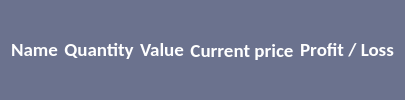
               <widget class="QFrame" name="frame_currency_titles">
                <property name="styleSheet">
                 <string notr="true">background-color: #6B728E;
border-bottom-left-radius: 0px;
border-bottom-right-radius: 0px;
color:white;</string>
                </property>
                <property name="frameShape">
                 <enum>QFrame::StyledPanel</enum>
                </property>
                <property name="frameShadow">
                 <enum>QFrame::Raised</enum>
                </property>
                <layout class="QHBoxLayout" name="horizontalLayout_11">
                 <item>
                  <widget class="QLabel" name="labelCurrencyName">
                   <property name="sizePolicy">
                    <sizepolicy hsizetype="Preferred" vsizetype="Maximum">
                     <horstretch>0</horstretch>
                     <verstretch>0</verstretch>
                    </sizepolicy>
                   </property>
                   <property name="font">
                    <font>
                     <family>Calibri</family>
                     <pointsize>14</pointsize>
                     <weight>75</weight>
                     <italic>false</italic>
                     <bold>true</bold>
                     <underline>false</underline>
                     <strikeout>false</strikeout>
                     <kerning>true</kerning>
                    </font>
                   </property>
                   <property name="text">
                    <string>Name</string>
                   </property>
                   <property name="alignment">
                    <set>Qt::AlignCenter</set>
                   </property>
                  </widget>
                 </item>
                 <item>
                  <widget class="QLabel" name="labelCurrencyQuantity">
                   <property name="sizePolicy">
                    <sizepolicy hsizetype="Preferred" vsizetype="Maximum">
                     <horstretch>0</horstretch>
                     <verstretch>0</verstretch>
                    </sizepolicy>
                   </property>
                   <property name="font">
                    <font>
                     <family>Calibri</family>
                     <pointsize>14</pointsize>
                     <weight>75</weight>
                     <italic>false</italic>
                     <bold>true</bold>
                     <underline>false</underline>
                     <strikeout>false</strikeout>
                     <kerning>true</kerning>
                    </font>
                   </property>
                   <property name="text">
                    <string>Quantity</string>
                   </property>
                   <property name="alignment">
                    <set>Qt::AlignCenter</set>
                   </property>
                  </widget>
                 </item>
                 <item>
                  <widget class="QLabel" name="labelCurrencyValue">
                   <property name="sizePolicy">
                    <sizepolicy hsizetype="Preferred" vsizetype="Maximum">
                     <horstretch>0</horstretch>
                     <verstretch>0</verstretch>
                    </sizepolicy>
                   </property>
                   <property name="font">
                    <font>
                     <family>Calibri</family>
                     <pointsize>14</pointsize>
                     <weight>75</weight>
                     <italic>false</italic>
                     <bold>true</bold>
                     <underline>false</underline>
                     <strikeout>false</strikeout>
                     <kerning>true</kerning>
                    </font>
                   </property>
                   <property name="text">
                    <string>Value</string>
                   </property>
                   <property name="alignment">
                    <set>Qt::AlignCenter</set>
                   </property>
                  </widget>
                 </item>
                 <item>
                  <widget class="QLabel" name="labelCurrencyCurrentPrice">
                   <property name="font">
                    <font>
                     <family>Calibri</family>
                     <pointsize>14</pointsize>
                     <weight>75</weight>
                     <bold>true</bold>
                    </font>
                   </property>
                   <property name="text">
                    <string>Current price</string>
                   </property>
                   <property name="alignment">
                    <set>Qt::AlignCenter</set>
                   </property>
                  </widget>
                 </item>
                 <item>
                  <widget class="QLabel" name="labelCurrencyProfitLoss">
                   <property name="sizePolicy">
                    <sizepolicy hsizetype="Preferred" vsizetype="Maximum">
                     <horstretch>0</horstretch>
                     <verstretch>0</verstretch>
                    </sizepolicy>
                   </property>
                   <property name="font">
                    <font>
                     <family>Calibri</family>
                     <pointsize>14</pointsize>
                     <weight>75</weight>
                     <italic>false</italic>
                     <bold>true</bold>
                     <underline>false</underline>
                     <strikeout>false</strikeout>
                     <kerning>true</kerning>
                    </font>
                   </property>
                   <property name="text">
                    <string>Profit / Loss</string>
                   </property>
                   <property name="alignment">
                    <set>Qt::AlignCenter</set>
                   </property>
                  </widget>
                 </item>
                </layout>
               </widget>
